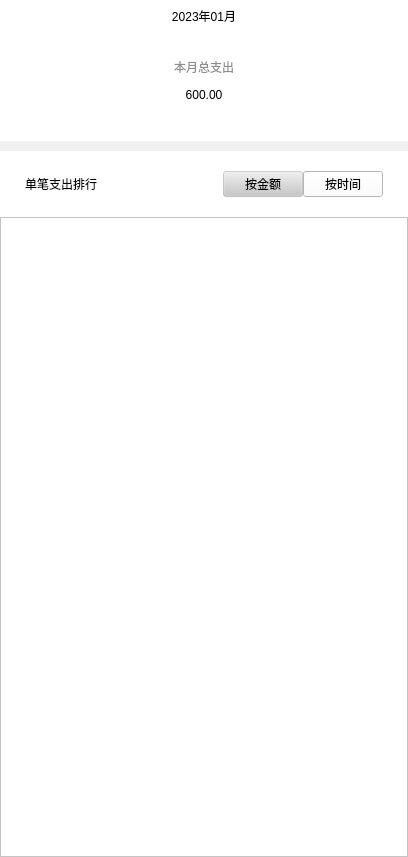
<?xml version="1.0" encoding="UTF-8"?>
<ui version="4.0">
 <class>InAndOutDetailPage</class>
 <widget class="QWidget" name="InAndOutDetailPage">
  <property name="geometry">
   <rect>
    <x>0</x>
    <y>0</y>
    <width>408</width>
    <height>857</height>
   </rect>
  </property>
  <property name="windowTitle">
   <string>Form</string>
  </property>
  <layout class="QGridLayout" name="gridLayout_8">
   <property name="leftMargin">
    <number>0</number>
   </property>
   <property name="topMargin">
    <number>0</number>
   </property>
   <property name="rightMargin">
    <number>0</number>
   </property>
   <property name="bottomMargin">
    <number>0</number>
   </property>
   <property name="spacing">
    <number>0</number>
   </property>
   <item row="0" column="0">
    <widget class="QWidget" name="backgroundwidget" native="true">
     <property name="styleSheet">
      <string notr="true">background-color: rgb(255, 255, 255);</string>
     </property>
     <layout class="QGridLayout" name="gridLayout_7" rowstretch="15,1,75">
      <property name="leftMargin">
       <number>0</number>
      </property>
      <property name="topMargin">
       <number>0</number>
      </property>
      <property name="rightMargin">
       <number>0</number>
      </property>
      <property name="bottomMargin">
       <number>0</number>
      </property>
      <property name="spacing">
       <number>0</number>
      </property>
      <item row="2" column="0">
       <widget class="QWidget" name="Bottomwidget" native="true">
        <property name="styleSheet">
         <string notr="true">background-color: rgb(255, 255, 255);</string>
        </property>
        <layout class="QGridLayout" name="gridLayout_4" rowstretch="2,30">
         <property name="leftMargin">
          <number>0</number>
         </property>
         <property name="topMargin">
          <number>0</number>
         </property>
         <property name="rightMargin">
          <number>0</number>
         </property>
         <property name="bottomMargin">
          <number>0</number>
         </property>
         <property name="spacing">
          <number>0</number>
         </property>
         <item row="0" column="0">
          <widget class="QWidget" name="widget_subwidget" native="true">
           <layout class="QGridLayout" name="gridLayout_3">
            <property name="leftMargin">
             <number>15</number>
            </property>
            <property name="topMargin">
             <number>0</number>
            </property>
            <property name="rightMargin">
             <number>15</number>
            </property>
            <property name="bottomMargin">
             <number>0</number>
            </property>
            <property name="spacing">
             <number>0</number>
            </property>
            <item row="0" column="0">
             <layout class="QHBoxLayout" name="horizontalLayout" stretch="10,2,2">
              <property name="spacing">
               <number>0</number>
              </property>
              <property name="leftMargin">
               <number>10</number>
              </property>
              <property name="topMargin">
               <number>20</number>
              </property>
              <property name="rightMargin">
               <number>10</number>
              </property>
              <property name="bottomMargin">
               <number>20</number>
              </property>
              <item>
               <widget class="QLabel" name="label_singelnumrank_subtitle">
                <property name="styleSheet">
                 <string notr="true">color: rgb(0, 0, 0);
font: 20pt &quot;微软雅黑&quot;;</string>
                </property>
                <property name="text">
                 <string>单笔支出排行</string>
                </property>
               </widget>
              </item>
              <item>
               <widget class="QPushButton" name="sortBynum_Button">
                <property name="sizePolicy">
                 <sizepolicy hsizetype="Expanding" vsizetype="Expanding">
                  <horstretch>0</horstretch>
                  <verstretch>0</verstretch>
                 </sizepolicy>
                </property>
                <property name="styleSheet">
                 <string notr="true">color: rgb(0, 0, 0);
font: 12pt &quot;微软雅黑&quot;;
background-color: rgba(200, 200, 200,100);
</string>
                </property>
                <property name="text">
                 <string>按金额</string>
                </property>
               </widget>
              </item>
              <item>
               <widget class="QPushButton" name="sortBytime_Button">
                <property name="sizePolicy">
                 <sizepolicy hsizetype="Expanding" vsizetype="Expanding">
                  <horstretch>0</horstretch>
                  <verstretch>0</verstretch>
                 </sizepolicy>
                </property>
                <property name="styleSheet">
                 <string notr="true">color: rgb(0, 0, 0);
font: 12pt &quot;微软雅黑&quot;;
</string>
                </property>
                <property name="text">
                 <string>按时间</string>
                </property>
               </widget>
              </item>
             </layout>
            </item>
           </layout>
          </widget>
         </item>
         <item row="1" column="0">
          <widget class="DetialTableview" name="detailview">
           <property name="styleSheet">
            <string notr="true"/>
           </property>
           <property name="showGrid">
            <bool>false</bool>
           </property>
           <attribute name="horizontalHeaderVisible">
            <bool>false</bool>
           </attribute>
           <attribute name="verticalHeaderVisible">
            <bool>false</bool>
           </attribute>
          </widget>
         </item>
        </layout>
       </widget>
      </item>
      <item row="0" column="0">
       <layout class="QGridLayout" name="gridLayout_6" rowstretch="2,7">
        <property name="spacing">
         <number>0</number>
        </property>
        <item row="0" column="0">
         <layout class="QGridLayout" name="gridLayout" columnstretch="2,15,2">
          <property name="leftMargin">
           <number>15</number>
          </property>
          <property name="rightMargin">
           <number>15</number>
          </property>
          <property name="spacing">
           <number>0</number>
          </property>
          <item row="0" column="0">
           <widget class="QPushButton" name="returnButton">
            <property name="sizePolicy">
             <sizepolicy hsizetype="Expanding" vsizetype="Expanding">
              <horstretch>0</horstretch>
              <verstretch>0</verstretch>
             </sizepolicy>
            </property>
            <property name="styleSheet">
             <string notr="true">border:none;
border-image: url(:/public/image/returnarrow.jpg);</string>
            </property>
            <property name="text">
             <string/>
            </property>
           </widget>
          </item>
          <item row="0" column="1">
           <widget class="QLabel" name="label_Title_Date">
            <property name="styleSheet">
             <string notr="true">color: rgb(0, 0, 0);
font: 23pt &quot;微软雅黑&quot;;
background-color: rgb(255, 255, 255);</string>
            </property>
            <property name="text">
             <string>2023年01月</string>
            </property>
            <property name="alignment">
             <set>Qt::AlignCenter</set>
            </property>
           </widget>
          </item>
          <item row="0" column="2">
           <widget class="QLabel" name="label_2">
            <property name="sizePolicy">
             <sizepolicy hsizetype="Expanding" vsizetype="Expanding">
              <horstretch>0</horstretch>
              <verstretch>0</verstretch>
             </sizepolicy>
            </property>
            <property name="styleSheet">
             <string notr="true">
background-color: rgb(255, 255, 255);</string>
            </property>
            <property name="text">
             <string/>
            </property>
           </widget>
          </item>
         </layout>
        </item>
        <item row="1" column="0">
         <layout class="QGridLayout" name="gridLayout_2" rowstretch="5,3,7,5">
          <property name="topMargin">
           <number>0</number>
          </property>
          <property name="bottomMargin">
           <number>0</number>
          </property>
          <property name="spacing">
           <number>0</number>
          </property>
          <item row="2" column="0">
           <widget class="QLabel" name="label_num">
            <property name="styleSheet">
             <string notr="true">color: rgb(0, 0, 0);
font: 38pt &quot;微软雅黑&quot;;
background-color: rgb(255, 255, 255);</string>
            </property>
            <property name="text">
             <string>600.00</string>
            </property>
            <property name="alignment">
             <set>Qt::AlignCenter</set>
            </property>
           </widget>
          </item>
          <item row="1" column="0">
           <widget class="QLabel" name="label_InorOut_Type">
            <property name="styleSheet">
             <string notr="true">color: rgb(141,141,141);
font: 15pt &quot;微软雅黑&quot;;
background-color: rgb(255, 255, 255);</string>
            </property>
            <property name="text">
             <string>本月总支出</string>
            </property>
            <property name="alignment">
             <set>Qt::AlignCenter</set>
            </property>
           </widget>
          </item>
          <item row="3" column="0">
           <spacer name="verticalSpacer">
            <property name="orientation">
             <enum>Qt::Vertical</enum>
            </property>
            <property name="sizeHint" stdset="0">
             <size>
              <width>20</width>
              <height>40</height>
             </size>
            </property>
           </spacer>
          </item>
          <item row="0" column="0">
           <spacer name="verticalSpacer_2">
            <property name="orientation">
             <enum>Qt::Vertical</enum>
            </property>
            <property name="sizeHint" stdset="0">
             <size>
              <width>20</width>
              <height>40</height>
             </size>
            </property>
           </spacer>
          </item>
         </layout>
        </item>
       </layout>
      </item>
      <item row="1" column="0">
       <widget class="Line" name="line">
        <property name="sizePolicy">
         <sizepolicy hsizetype="Expanding" vsizetype="Expanding">
          <horstretch>0</horstretch>
          <verstretch>0</verstretch>
         </sizepolicy>
        </property>
        <property name="styleSheet">
         <string notr="true">background-color: rgba(200, 200, 200,70);</string>
        </property>
        <property name="frameShadow">
         <enum>QFrame::Sunken</enum>
        </property>
        <property name="lineWidth">
         <number>0</number>
        </property>
        <property name="orientation">
         <enum>Qt::Horizontal</enum>
        </property>
       </widget>
      </item>
     </layout>
    </widget>
   </item>
  </layout>
 </widget>
 <customwidgets>
  <customwidget>
   <class>DetialTableview</class>
   <extends>QTableView</extends>
   <header location="global">BaseClass/detialtableview.h</header>
  </customwidget>
 </customwidgets>
 <resources/>
 <connections/>
</ui>
